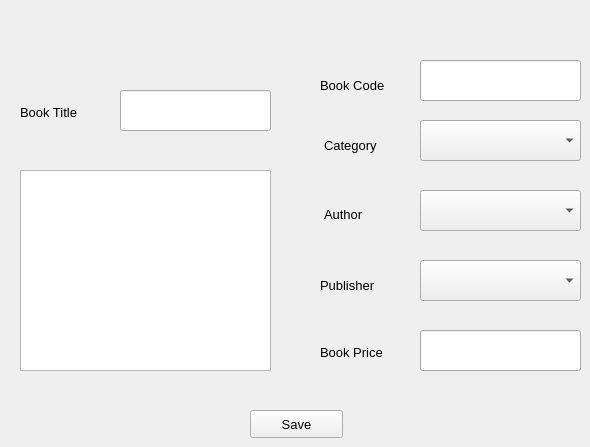
      <widget class="QWidget" name="tab_5">
       <attribute name="title">
        <string>Add New Book</string>
       </attribute>
       <widget class="QLineEdit" name="book_code">
        <property name="geometry">
         <rect>
          <x>420</x>
          <y>60</y>
          <width>161</width>
          <height>41</height>
         </rect>
        </property>
       </widget>
       <widget class="QLineEdit" name="book_title">
        <property name="geometry">
         <rect>
          <x>120</x>
          <y>90</y>
          <width>151</width>
          <height>41</height>
         </rect>
        </property>
       </widget>
       <widget class="QComboBox" name="category">
        <property name="geometry">
         <rect>
          <x>420</x>
          <y>120</y>
          <width>161</width>
          <height>41</height>
         </rect>
        </property>
       </widget>
       <widget class="QComboBox" name="publisher">
        <property name="geometry">
         <rect>
          <x>420</x>
          <y>260</y>
          <width>161</width>
          <height>41</height>
         </rect>
        </property>
       </widget>
       <widget class="QComboBox" name="author">
        <property name="geometry">
         <rect>
          <x>420</x>
          <y>190</y>
          <width>161</width>
          <height>41</height>
         </rect>
        </property>
       </widget>
       <widget class="QLineEdit" name="book_price">
        <property name="geometry">
         <rect>
          <x>420</x>
          <y>330</y>
          <width>161</width>
          <height>41</height>
         </rect>
        </property>
       </widget>
       <widget class="QPushButton" name="save">
        <property name="geometry">
         <rect>
          <x>250</x>
          <y>410</y>
          <width>93</width>
          <height>28</height>
         </rect>
        </property>
        <property name="font">
         <font>
          <family>Segoe UI</family>
          <pointsize>10</pointsize>
         </font>
        </property>
        <property name="text">
         <string>Save</string>
        </property>
       </widget>
       <widget class="QLabel" name="label_3">
        <property name="geometry">
         <rect>
          <x>20</x>
          <y>97</y>
          <width>91</width>
          <height>31</height>
         </rect>
        </property>
        <property name="font">
         <font>
          <family>Segoe UI</family>
          <pointsize>10</pointsize>
         </font>
        </property>
        <property name="text">
         <string>Book Title</string>
        </property>
       </widget>
       <widget class="QLabel" name="label_4">
        <property name="geometry">
         <rect>
          <x>320</x>
          <y>70</y>
          <width>101</width>
          <height>31</height>
         </rect>
        </property>
        <property name="font">
         <font>
          <family>Segoe UI</family>
          <pointsize>10</pointsize>
         </font>
        </property>
        <property name="text">
         <string>Book Code</string>
        </property>
       </widget>
       <widget class="QLabel" name="label_5">
        <property name="geometry">
         <rect>
          <x>320</x>
          <y>337</y>
          <width>91</width>
          <height>31</height>
         </rect>
        </property>
        <property name="font">
         <font>
          <family>Segoe UI</family>
          <pointsize>10</pointsize>
         </font>
        </property>
        <property name="text">
         <string>Book Price</string>
        </property>
       </widget>
       <widget class="QLabel" name="label_6">
        <property name="geometry">
         <rect>
          <x>324</x>
          <y>130</y>
          <width>81</width>
          <height>31</height>
         </rect>
        </property>
        <property name="font">
         <font>
          <family>Segoe UI</family>
          <pointsize>10</pointsize>
         </font>
        </property>
        <property name="text">
         <string>Category</string>
        </property>
       </widget>
       <widget class="QLabel" name="label_7">
        <property name="geometry">
         <rect>
          <x>324</x>
          <y>199</y>
          <width>71</width>
          <height>31</height>
         </rect>
        </property>
        <property name="font">
         <font>
          <family>Segoe UI</family>
          <pointsize>10</pointsize>
         </font>
        </property>
        <property name="text">
         <string>Author</string>
        </property>
       </widget>
       <widget class="QLabel" name="label_8">
        <property name="geometry">
         <rect>
          <x>320</x>
          <y>270</y>
          <width>81</width>
          <height>31</height>
         </rect>
        </property>
        <property name="font">
         <font>
          <family>Segoe UI</family>
          <pointsize>10</pointsize>
         </font>
        </property>
        <property name="text">
         <string>Publisher</string>
        </property>
       </widget>
       <widget class="QTextEdit" name="description">
        <property name="geometry">
         <rect>
          <x>20</x>
          <y>170</y>
          <width>251</width>
          <height>201</height>
         </rect>
        </property>
       </widget>
      </widget>
